Frame 1 (no input): blank canvas, image omitted
Frame 60 (the mouse pressed at the canvas centre just before this capture): blank canvas, image omitted
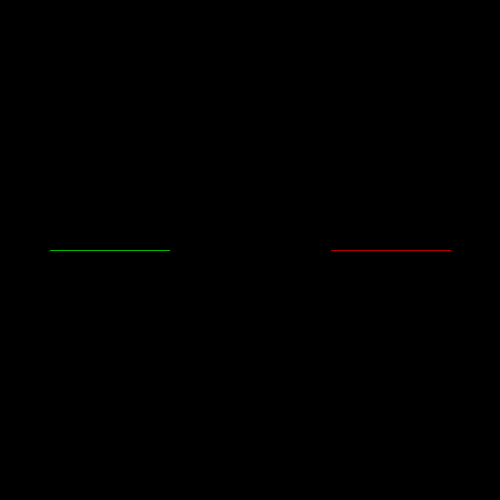
Frame 120 (the mouse held since frame 60 and released just before this capture)

The Processing sketch whose frames 1 and 60 were blank and that drew this single picture after the mouse press (run headless with seeded random() and noise(); from frame 60 on, the mouse is pressed at the canvas centre):

// Processing sketch: processing_77801
// ── processing_77801.pde

// Justin Lee CP1 mods 14/15
//URL: http://programsofjustin.webs.com/Tron/tron.html
/*@pjs globalKeyEvents="true";
*/
int x = 50;
int y = 250;
int compx = 450;
int compy = 250;
int dir=RIGHT;
int compdir=LEFT;
boolean gameover = false;
boolean gameoverhuman=false;
boolean gameovercomp = false;
int compRandomDir = 0;

void setup ()
{
  size (500, 500);
  background (0);
  stroke(255);
}

void draw()
{

  if (get(x, y) !=color(0))
  {
    gameoverhuman = true;
  }
  else 
  {
    human();
  }
  if (get(compx, compy) !=color(0))
  {
    gameovercomp = true;
  }
  else 
  {
    computer();
  }
  if (gameoverhuman==true)
  {
    background(0);
    stroke(255, 0, 0);
    textAlign(CENTER);
    text("YOU LOSE", 250, 250);
  }
  if (gameovercomp==true)
  {
    background(0);
    stroke(255, 0, 0);
    textAlign(CENTER);
    text("YOU WIN", 250, 250);
  }
}
//controls: AWSD
void keyPressed()
{
  if (key=='w')
  {
    dir=UP;
  }
  if (key=='s')
  {
    dir=DOWN;
  }
  if (key=='a')
  {
    dir=LEFT;
  }
  if (key=='d')
  {
    dir=RIGHT;
  }
  //reset with spacebar
  if (keyCode==32)
  {
    background(0);
    gameover=false;
    gameoverhuman=false;
    gameovercomp=false;
    dir=RIGHT;
    x=50;
    y=250;
    compdir=LEFT;
    compx=450;
    compy=250;
  }
}

void human()
{
  strokeWeight(1);
  stroke(0, 255, 0);
  point (x, y);
  if (dir==UP)
  {
    y--;
  }
  if (dir==DOWN)
  {
    y++;
  }
  if (dir==LEFT)
  {
    x--;
  }
  if (dir==RIGHT)
  {
    x++;
  }
}

void computer()
{
  stroke (255, 0, 0);
  point (compx, compy);


  if (compdir==UP)
  {
    compy--;

    if (get (compx, compy-1) != color(0))
    {
      if (get(compx+1, compy) != color (0))
      {
        compdir = LEFT;
      }

      else if (get(compx-1, compy) != color(0))
      {
        compdir = RIGHT;
      }
      else
      {
        compRandomDir = int(random(2));
        if (compRandomDir == 0)
        {
          compdir=LEFT;
        }
        if (compRandomDir == 1)
        {
          compdir=RIGHT;
        }
      }
    }
  }
  if (compdir==DOWN)
  {
    compy++;
    if (get(compx, compy+1) != color(0))
    {
      if (get(compx+1, compy) != color (0))
      {
        compdir = LEFT;
      }
      else if (get(compx-1, compy) != color(0))
      {
        compdir = RIGHT;
      }
      else
      {
        compRandomDir = int(random(2));
        if (compRandomDir == 0)
        {
          compdir=LEFT;
        }
        if (compRandomDir == 1)
        {
          compdir=RIGHT;
        }
      }
    }
  }

  if (compdir==LEFT)
  {
    compx--;
    if (get(compx-1, compy) != color(0))
    {
      if (get(compx, compy+1) != color (0))
      {
        compdir = UP;
      }
      else if (get(compx, compy-1) != color(0))
      {
        compdir = DOWN;
      }
      else
      {
        compRandomDir = int(random(2));
        if (compRandomDir == 0)
        {
          compdir=UP;
        }
        if (compRandomDir == 1)
        {
          compdir=DOWN;
        }
      }
    }
  }
  if (compdir==RIGHT)
  {
    compx++;
    if (get(compx+1, compy) != color (0))
    {
      if (get(compx, compy+1) !=color(0))
      {
        compdir = UP;
      }
      else if (get(compx, compy-1) != color(0))
      {
        compdir = DOWN;
      }
      else
      {
        compRandomDir = int(random(2));
        if (compRandomDir == 0)
        {
          compdir=UP;
        }
        if (compRandomDir == 1)
        {
          compdir=DOWN;
        }
      }
    }
  }
}
